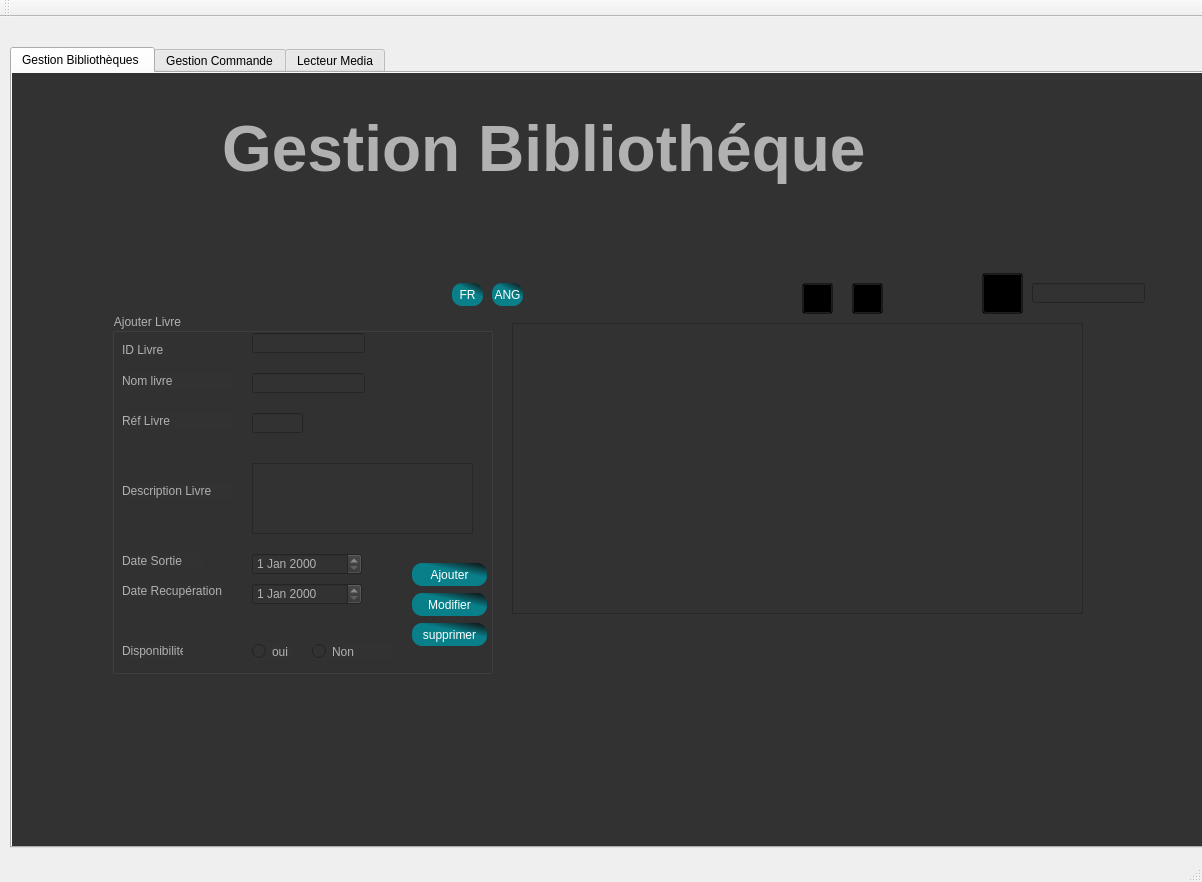
<?xml version="1.0" encoding="UTF-8"?>
<ui version="4.0">
 <class>gestion</class>
 <widget class="QMainWindow" name="gestion">
  <property name="geometry">
   <rect>
    <x>0</x>
    <y>0</y>
    <width>1202</width>
    <height>882</height>
   </rect>
  </property>
  <property name="windowTitle">
   <string>Gestion des Clients</string>
  </property>
  <widget class="QWidget" name="centralWidget">
   <widget class="QTabWidget" name="tabWidget">
    <property name="geometry">
     <rect>
      <x>10</x>
      <y>30</y>
      <width>1231</width>
      <height>801</height>
     </rect>
    </property>
    <property name="font">
     <font>
      <kerning>true</kerning>
     </font>
    </property>
    <property name="accessibleName">
     <string/>
    </property>
    <property name="accessibleDescription">
     <string/>
    </property>
    <property name="styleSheet">
     <string notr="true"/>
    </property>
    <property name="currentIndex">
     <number>0</number>
    </property>
    <widget class="QWidget" name="tab_2">
     <property name="styleSheet">
      <string notr="true">QWidget
{
    color: #b1b1b1;
    background-color: #323232;
}

QWidget:item:hover
{
    background-color: QLinearGradient( x1: 0, y1: 0, x2: 0, y2: 1, stop: 0 #ffa02f, stop: 1 #ca0619);
    color: #000000;
}

QWidget:item:selected
{
    background-color: QLinearGradient( x1: 0, y1: 0, x2: 0, y2: 1, stop: 0 #ffa02f, stop: 1 #d7801a);
}</string>
     </property>
     <attribute name="title">
      <string>Gestion Bibliothèques </string>
     </attribute>
     <widget class="QTableView" name="tableView_bib">
      <property name="geometry">
       <rect>
        <x>500</x>
        <y>250</y>
        <width>571</width>
        <height>291</height>
       </rect>
      </property>
      <property name="styleSheet">
       <string notr="true"/>
      </property>
     </widget>
     <widget class="QPushButton" name="pushButton_rch_livre">
      <property name="geometry">
       <rect>
        <x>970</x>
        <y>200</y>
        <width>41</width>
        <height>41</height>
       </rect>
      </property>
      <property name="styleSheet">
       <string notr="true">*{


background-color: transparent;
border-image: url(C:/Users/khaled/Desktop/projet/projet/image/cherchbtn.png);

}

*:hover
{

background-color: transparent;


}</string>
      </property>
      <property name="text">
       <string/>
      </property>
     </widget>
     <widget class="QLineEdit" name="rch_livre">
      <property name="geometry">
       <rect>
        <x>1020</x>
        <y>210</y>
        <width>113</width>
        <height>20</height>
       </rect>
      </property>
     </widget>
     <widget class="QPushButton" name="pushButton_tri_livre">
      <property name="geometry">
       <rect>
        <x>840</x>
        <y>210</y>
        <width>31</width>
        <height>31</height>
       </rect>
      </property>
      <property name="styleSheet">
       <string notr="true">*{


background-color: transparent;
border-image: url(C:/Users/khaled/Desktop/projet/projet/image/triup.png);

}

*:hover
{

background-color: transparent;


}</string>
      </property>
      <property name="text">
       <string/>
      </property>
     </widget>
     <widget class="QPushButton" name="pushButton">
      <property name="geometry">
       <rect>
        <x>790</x>
        <y>210</y>
        <width>31</width>
        <height>31</height>
       </rect>
      </property>
      <property name="styleSheet">
       <string notr="true">*{


background-color: transparent;
border-image: url(C:/Users/khaled/Desktop/projet/projet/image//print.png);

}

*:hover
{

background-color: transparent;


}</string>
      </property>
      <property name="text">
       <string/>
      </property>
     </widget>
     <widget class="QPushButton" name="pushButton_2">
      <property name="geometry">
       <rect>
        <x>440</x>
        <y>210</y>
        <width>31</width>
        <height>23</height>
       </rect>
      </property>
      <property name="styleSheet">
       <string notr="true">QPushButton
{
  
  border-radius: 10px;

background-color: qlineargradient(spread:pad, x1:0.613065, y1:0.511, x2:0.969, y2:0, stop:0.18593 rgba(2, 136, 148, 226), stop:0.959799 rgba(0, 0, 0, 161));
	
color:rgb(255, 255, 255);

}

QPushButton:hover,QPushButton:hover
{
    border: 4px solid QLinearGradient( x1: 2, y1: 2, x2: 2, y2: 3, stop: 0 #08E8DE , stop: 3 #d7801a);
}
</string>
      </property>
      <property name="text">
       <string>FR</string>
      </property>
     </widget>
     <widget class="QPushButton" name="pushButton_3">
      <property name="geometry">
       <rect>
        <x>480</x>
        <y>210</y>
        <width>31</width>
        <height>23</height>
       </rect>
      </property>
      <property name="styleSheet">
       <string notr="true">QPushButton
{
  
  border-radius: 10px;

background-color: qlineargradient(spread:pad, x1:0.613065, y1:0.511, x2:0.969, y2:0, stop:0.18593 rgba(2, 136, 148, 226), stop:0.959799 rgba(0, 0, 0, 161));
	
color:rgb(255, 255, 255);

}

QPushButton:hover,QPushButton:hover
{
    border: 4px solid QLinearGradient( x1: 2, y1: 2, x2: 2, y2: 3, stop: 0 #08E8DE , stop: 3 #d7801a);
}
</string>
      </property>
      <property name="text">
       <string>ANG</string>
      </property>
     </widget>
     <widget class="QLabel" name="Date_2">
      <property name="geometry">
       <rect>
        <x>884</x>
        <y>628</y>
        <width>201</width>
        <height>41</height>
       </rect>
      </property>
      <property name="text">
       <string/>
      </property>
     </widget>
     <widget class="QLabel" name="digitalclock_2">
      <property name="geometry">
       <rect>
        <x>890</x>
        <y>600</y>
        <width>191</width>
        <height>51</height>
       </rect>
      </property>
      <property name="text">
       <string/>
      </property>
     </widget>
     <widget class="QLabel" name="l1">
      <property name="geometry">
       <rect>
        <x>110</x>
        <y>270</y>
        <width>47</width>
        <height>13</height>
       </rect>
      </property>
      <property name="text">
       <string>ID Livre</string>
      </property>
     </widget>
     <widget class="QLineEdit" name="id_Liv">
      <property name="geometry">
       <rect>
        <x>240</x>
        <y>260</y>
        <width>113</width>
        <height>20</height>
       </rect>
      </property>
     </widget>
     <widget class="QLabel" name="l2">
      <property name="geometry">
       <rect>
        <x>110</x>
        <y>300</y>
        <width>111</width>
        <height>16</height>
       </rect>
      </property>
      <property name="text">
       <string>Nom livre</string>
      </property>
     </widget>
     <widget class="QLineEdit" name="nom_liv">
      <property name="geometry">
       <rect>
        <x>240</x>
        <y>300</y>
        <width>113</width>
        <height>20</height>
       </rect>
      </property>
     </widget>
     <widget class="QLabel" name="l3">
      <property name="geometry">
       <rect>
        <x>110</x>
        <y>340</y>
        <width>111</width>
        <height>16</height>
       </rect>
      </property>
      <property name="text">
       <string>Réf Livre</string>
      </property>
     </widget>
     <widget class="QLineEdit" name="ref_liv">
      <property name="geometry">
       <rect>
        <x>240</x>
        <y>340</y>
        <width>51</width>
        <height>20</height>
       </rect>
      </property>
     </widget>
     <widget class="QLabel" name="l4">
      <property name="geometry">
       <rect>
        <x>110</x>
        <y>410</y>
        <width>111</width>
        <height>16</height>
       </rect>
      </property>
      <property name="text">
       <string>Description Livre</string>
      </property>
     </widget>
     <widget class="QTextEdit" name="desc_liv">
      <property name="geometry">
       <rect>
        <x>240</x>
        <y>390</y>
        <width>221</width>
        <height>71</height>
       </rect>
      </property>
     </widget>
     <widget class="QDateEdit" name="dateR_liv">
      <property name="geometry">
       <rect>
        <x>240</x>
        <y>510</y>
        <width>110</width>
        <height>22</height>
       </rect>
      </property>
     </widget>
     <widget class="QLabel" name="l5">
      <property name="geometry">
       <rect>
        <x>110</x>
        <y>480</y>
        <width>81</width>
        <height>16</height>
       </rect>
      </property>
      <property name="text">
       <string>Date Sortie</string>
      </property>
     </widget>
     <widget class="QLabel" name="l6">
      <property name="geometry">
       <rect>
        <x>110</x>
        <y>510</y>
        <width>101</width>
        <height>16</height>
       </rect>
      </property>
      <property name="text">
       <string>Date Recupération</string>
      </property>
     </widget>
     <widget class="QDateEdit" name="dateS_liv">
      <property name="geometry">
       <rect>
        <x>240</x>
        <y>480</y>
        <width>110</width>
        <height>22</height>
       </rect>
      </property>
     </widget>
     <widget class="QRadioButton" name="non_liv_2">
      <property name="geometry">
       <rect>
        <x>300</x>
        <y>570</y>
        <width>82</width>
        <height>17</height>
       </rect>
      </property>
      <property name="text">
       <string>Non</string>
      </property>
     </widget>
     <widget class="QLabel" name="l7">
      <property name="geometry">
       <rect>
        <x>110</x>
        <y>570</y>
        <width>61</width>
        <height>16</height>
       </rect>
      </property>
      <property name="text">
       <string>Disponibilite</string>
      </property>
     </widget>
     <widget class="QRadioButton" name="oui_liv">
      <property name="geometry">
       <rect>
        <x>240</x>
        <y>570</y>
        <width>41</width>
        <height>17</height>
       </rect>
      </property>
      <property name="text">
       <string>oui</string>
      </property>
     </widget>
     <widget class="QPushButton" name="liv_supprimer">
      <property name="geometry">
       <rect>
        <x>400</x>
        <y>550</y>
        <width>75</width>
        <height>23</height>
       </rect>
      </property>
      <property name="styleSheet">
       <string notr="true">QPushButton
{
  
  border-radius: 10px;

background-color: qlineargradient(spread:pad, x1:0.613065, y1:0.511, x2:0.969, y2:0, stop:0.18593 rgba(2, 136, 148, 226), stop:0.959799 rgba(0, 0, 0, 161));
	
color:rgb(255, 255, 255);

}

QPushButton:hover,QPushButton:hover
{
    border: 4px solid QLinearGradient( x1: 2, y1: 2, x2: 2, y2: 3, stop: 0 #08E8DE , stop: 3 #d7801a);
}
</string>
      </property>
      <property name="text">
       <string>supprimer</string>
      </property>
     </widget>
     <widget class="QPushButton" name="Liv_modifier">
      <property name="geometry">
       <rect>
        <x>400</x>
        <y>520</y>
        <width>75</width>
        <height>23</height>
       </rect>
      </property>
      <property name="styleSheet">
       <string notr="true">QPushButton
{
  
  border-radius: 10px;

background-color: qlineargradient(spread:pad, x1:0.613065, y1:0.511, x2:0.969, y2:0, stop:0.18593 rgba(2, 136, 148, 226), stop:0.959799 rgba(0, 0, 0, 161));
	
color:rgb(255, 255, 255);

}

QPushButton:hover,QPushButton:hover
{
    border: 4px solid QLinearGradient( x1: 2, y1: 2, x2: 2, y2: 3, stop: 0 #08E8DE , stop: 3 #d7801a);
}
</string>
      </property>
      <property name="text">
       <string>Modifier</string>
      </property>
     </widget>
     <widget class="QPushButton" name="Liv_ajouter2">
      <property name="geometry">
       <rect>
        <x>400</x>
        <y>490</y>
        <width>75</width>
        <height>23</height>
       </rect>
      </property>
      <property name="styleSheet">
       <string notr="true">QPushButton
{
  
  border-radius: 10px;

background-color: qlineargradient(spread:pad, x1:0.613065, y1:0.511, x2:0.969, y2:0, stop:0.18593 rgba(2, 136, 148, 226), stop:0.959799 rgba(0, 0, 0, 161));
	
color:rgb(255, 255, 255);

}

QPushButton:hover,QPushButton:hover
{
    border: 4px solid QLinearGradient( x1: 2, y1: 2, x2: 2, y2: 3, stop: 0 #08E8DE , stop: 3 #d7801a);
}
</string>
      </property>
      <property name="text">
       <string>Ajouter</string>
      </property>
     </widget>
     <widget class="QGroupBox" name="groupBox_2">
      <property name="geometry">
       <rect>
        <x>100</x>
        <y>240</y>
        <width>381</width>
        <height>361</height>
       </rect>
      </property>
      <property name="title">
       <string>Ajouter Livre</string>
      </property>
     </widget>
     <widget class="QLabel" name="text">
      <property name="geometry">
       <rect>
        <x>210</x>
        <y>30</y>
        <width>741</width>
        <height>91</height>
       </rect>
      </property>
      <property name="font">
       <font>
        <pointsize>48</pointsize>
        <weight>75</weight>
        <bold>true</bold>
       </font>
      </property>
      <property name="styleSheet">
       <string notr="true"/>
      </property>
      <property name="text">
       <string>Gestion Bibliothéque</string>
      </property>
     </widget>
     <zorder>groupBox_2</zorder>
     <zorder>tableView_bib</zorder>
     <zorder>pushButton_rch_livre</zorder>
     <zorder>rch_livre</zorder>
     <zorder>pushButton_tri_livre</zorder>
     <zorder>pushButton</zorder>
     <zorder>pushButton_2</zorder>
     <zorder>pushButton_3</zorder>
     <zorder>Date_2</zorder>
     <zorder>digitalclock_2</zorder>
     <zorder>l1</zorder>
     <zorder>id_Liv</zorder>
     <zorder>l2</zorder>
     <zorder>nom_liv</zorder>
     <zorder>l3</zorder>
     <zorder>ref_liv</zorder>
     <zorder>l4</zorder>
     <zorder>desc_liv</zorder>
     <zorder>dateR_liv</zorder>
     <zorder>l5</zorder>
     <zorder>l6</zorder>
     <zorder>dateS_liv</zorder>
     <zorder>non_liv_2</zorder>
     <zorder>l7</zorder>
     <zorder>oui_liv</zorder>
     <zorder>liv_supprimer</zorder>
     <zorder>Liv_modifier</zorder>
     <zorder>Liv_ajouter2</zorder>
     <zorder>text</zorder>
    </widget>
    <widget class="QWidget" name="tab">
     <attribute name="title">
      <string>Gestion Commande</string>
     </attribute>
     <widget class="QTableView" name="tableView_2">
      <property name="geometry">
       <rect>
        <x>420</x>
        <y>280</y>
        <width>671</width>
        <height>331</height>
       </rect>
      </property>
      <property name="styleSheet">
       <string notr="true">background-color: rgb(202, 202, 202);

border-color: rgb(15, 15, 15);</string>
      </property>
     </widget>
     <widget class="QGroupBox" name="groupBox">
      <property name="geometry">
       <rect>
        <x>40</x>
        <y>310</y>
        <width>371</width>
        <height>241</height>
       </rect>
      </property>
      <property name="title">
       <string>Ajouter commande</string>
      </property>
      <widget class="QLabel" name="label_2">
       <property name="geometry">
        <rect>
         <x>10</x>
         <y>80</y>
         <width>81</width>
         <height>20</height>
        </rect>
       </property>
       <property name="text">
        <string>ID_commande</string>
       </property>
      </widget>
      <widget class="QLabel" name="label_3">
       <property name="geometry">
        <rect>
         <x>10</x>
         <y>120</y>
         <width>61</width>
         <height>16</height>
        </rect>
       </property>
       <property name="text">
        <string>NB_produit</string>
       </property>
      </widget>
      <widget class="QLabel" name="label_5">
       <property name="geometry">
        <rect>
         <x>10</x>
         <y>160</y>
         <width>51</width>
         <height>20</height>
        </rect>
       </property>
       <property name="text">
        <string>Prix_total</string>
       </property>
      </widget>
      <widget class="QLineEdit" name="le_id">
       <property name="geometry">
        <rect>
         <x>110</x>
         <y>80</y>
         <width>113</width>
         <height>20</height>
        </rect>
       </property>
      </widget>
      <widget class="QLineEdit" name="le_nb">
       <property name="geometry">
        <rect>
         <x>110</x>
         <y>120</y>
         <width>113</width>
         <height>20</height>
        </rect>
       </property>
      </widget>
      <widget class="QLineEdit" name="le_prix">
       <property name="geometry">
        <rect>
         <x>110</x>
         <y>160</y>
         <width>113</width>
         <height>20</height>
        </rect>
       </property>
      </widget>
      <widget class="QPushButton" name="pb_ajouter">
       <property name="geometry">
        <rect>
         <x>280</x>
         <y>90</y>
         <width>75</width>
         <height>23</height>
        </rect>
       </property>
       <property name="styleSheet">
        <string notr="true">QPushButton
{
  
  border-radius: 10px;

background-color: qlineargradient(spread:pad, x1:0.613065, y1:0.511, x2:0.969, y2:0, stop:0.18593 rgba(2, 136, 148, 226), stop:0.959799 rgba(0, 0, 0, 161));
	
color:rgb(255, 255, 255);

}

QPushButton:hover,QPushButton:hover
{
    border: 4px solid QLinearGradient( x1: 2, y1: 2, x2: 2, y2: 3, stop: 0 #08E8DE , stop: 3 #d7801a);
}
</string>
       </property>
       <property name="text">
        <string>Ajouter</string>
       </property>
      </widget>
      <widget class="QLabel" name="label_4">
       <property name="geometry">
        <rect>
         <x>10</x>
         <y>200</y>
         <width>91</width>
         <height>20</height>
        </rect>
       </property>
       <property name="text">
        <string>Date_commande</string>
       </property>
      </widget>
      <widget class="QPushButton" name="pushButton_sup">
       <property name="geometry">
        <rect>
         <x>280</x>
         <y>170</y>
         <width>75</width>
         <height>23</height>
        </rect>
       </property>
       <property name="styleSheet">
        <string notr="true">QPushButton
{
  
  border-radius: 10px;

background-color: qlineargradient(spread:pad, x1:0.613065, y1:0.511, x2:0.969, y2:0, stop:0.18593 rgba(2, 136, 148, 226), stop:0.959799 rgba(0, 0, 0, 161));
	
color:rgb(255, 255, 255);

}

QPushButton:hover,QPushButton:hover
{
    border: 4px solid QLinearGradient( x1: 2, y1: 2, x2: 2, y2: 3, stop: 0 #08E8DE , stop: 3 #d7801a);
}
</string>
       </property>
       <property name="text">
        <string>Supprimer</string>
       </property>
      </widget>
      <widget class="QPushButton" name="pushButton_mod">
       <property name="geometry">
        <rect>
         <x>280</x>
         <y>130</y>
         <width>75</width>
         <height>23</height>
        </rect>
       </property>
       <property name="styleSheet">
        <string notr="true">QPushButton
{
  
  border-radius: 10px;

background-color: qlineargradient(spread:pad, x1:0.613065, y1:0.511, x2:0.969, y2:0, stop:0.18593 rgba(2, 136, 148, 226), stop:0.959799 rgba(0, 0, 0, 161));
	
color:rgb(255, 255, 255);

}

QPushButton:hover,QPushButton:hover
{
    border: 4px solid QLinearGradient( x1: 2, y1: 2, x2: 2, y2: 3, stop: 0 #08E8DE , stop: 3 #d7801a);
}
</string>
       </property>
       <property name="text">
        <string>Modefier</string>
       </property>
      </widget>
      <widget class="QDateEdit" name="dateEdit">
       <property name="geometry">
        <rect>
         <x>110</x>
         <y>200</y>
         <width>110</width>
         <height>22</height>
        </rect>
       </property>
      </widget>
     </widget>
     <widget class="QPushButton" name="pushButton_rch">
      <property name="geometry">
       <rect>
        <x>620</x>
        <y>230</y>
        <width>41</width>
        <height>41</height>
       </rect>
      </property>
      <property name="styleSheet">
       <string notr="true">*{


background-color: transparent;
border-image: url(C:/Users/khaled/Desktop/projet/projet/image/cherchbtn.png);

}

*:hover
{

background-color: transparent;


}</string>
      </property>
      <property name="text">
       <string/>
      </property>
     </widget>
     <widget class="QLineEdit" name="rch_2">
      <property name="geometry">
       <rect>
        <x>680</x>
        <y>240</y>
        <width>113</width>
        <height>20</height>
       </rect>
      </property>
     </widget>
     <widget class="QPushButton" name="tri_commande">
      <property name="geometry">
       <rect>
        <x>450</x>
        <y>232</y>
        <width>31</width>
        <height>31</height>
       </rect>
      </property>
      <property name="styleSheet">
       <string notr="true">*{


background-color: transparent;
border-image: url(C:/Users/khaled/Desktop/projet/projet/image/triup.png);

}

*:hover
{

background-color: transparent;


}</string>
      </property>
      <property name="text">
       <string/>
      </property>
     </widget>
     <widget class="QPushButton" name="Historique">
      <property name="geometry">
       <rect>
        <x>330</x>
        <y>240</y>
        <width>75</width>
        <height>23</height>
       </rect>
      </property>
      <property name="styleSheet">
       <string notr="true">QPushButton
{
  
  border-radius: 10px;

background-color: qlineargradient(spread:pad, x1:0.613065, y1:0.511, x2:0.969, y2:0, stop:0.18593 rgba(2, 136, 148, 226), stop:0.959799 rgba(0, 0, 0, 161));
	
color:rgb(255, 255, 255);

}

QPushButton:hover,QPushButton:hover
{
    border: 4px solid QLinearGradient( x1: 2, y1: 2, x2: 2, y2: 3, stop: 0 #08E8DE , stop: 3 #d7801a);
}
</string>
      </property>
      <property name="text">
       <string>historique</string>
      </property>
     </widget>
     <widget class="QFrame" name="frame">
      <property name="geometry">
       <rect>
        <x>10</x>
        <y>10</y>
        <width>120</width>
        <height>80</height>
       </rect>
      </property>
      <property name="autoFillBackground">
       <bool>false</bool>
      </property>
      <property name="styleSheet">
       <string notr="true">*{


background-color: transparent;
border-image: url(C:/Users/khaled/Desktop/logo.png);

}</string>
      </property>
      <property name="frameShape">
       <enum>QFrame::NoFrame</enum>
      </property>
      <property name="frameShadow">
       <enum>QFrame::Raised</enum>
      </property>
     </widget>
     <widget class="QGroupBox" name="groupBox_3">
      <property name="geometry">
       <rect>
        <x>140</x>
        <y>620</y>
        <width>201</width>
        <height>91</height>
       </rect>
      </property>
      <property name="title">
       <string>Tri</string>
      </property>
      <widget class="QComboBox" name="comboBox">
       <property name="geometry">
        <rect>
         <x>30</x>
         <y>40</y>
         <width>141</width>
         <height>22</height>
        </rect>
       </property>
       <item>
        <property name="text">
         <string>TRIER PAR </string>
        </property>
       </item>
      </widget>
      <widget class="QPushButton" name="pushButton_4">
       <property name="geometry">
        <rect>
         <x>120</x>
         <y>0</y>
         <width>75</width>
         <height>23</height>
        </rect>
       </property>
       <property name="styleSheet">
        <string notr="true">QPushButton
{
  
  border-radius: 10px;

background-color: qlineargradient(spread:pad, x1:0.613065, y1:0.511, x2:0.969, y2:0, stop:0.18593 rgba(2, 136, 148, 226), stop:0.959799 rgba(0, 0, 0, 161));
	
color:rgb(255, 255, 255);

}

QPushButton:hover,QPushButton:hover
{
    border: 4px solid QLinearGradient( x1: 2, y1: 2, x2: 2, y2: 3, stop: 0 #08E8DE , stop: 3 #d7801a);
}
</string>
       </property>
       <property name="text">
        <string>OK</string>
       </property>
      </widget>
     </widget>
     <widget class="QLabel" name="text_2">
      <property name="geometry">
       <rect>
        <x>290</x>
        <y>140</y>
        <width>871</width>
        <height>71</height>
       </rect>
      </property>
      <property name="font">
       <font>
        <pointsize>36</pointsize>
        <weight>75</weight>
        <bold>true</bold>
        <kerning>true</kerning>
       </font>
      </property>
      <property name="text">
       <string>Gestion des Commandes</string>
      </property>
     </widget>
     <widget class="QLabel" name="label">
      <property name="geometry">
       <rect>
        <x>10</x>
        <y>-5</y>
        <width>1381</width>
        <height>801</height>
       </rect>
      </property>
      <property name="text">
       <string/>
      </property>
     </widget>
     <zorder>label</zorder>
     <zorder>tableView_2</zorder>
     <zorder>groupBox</zorder>
     <zorder>pushButton_rch</zorder>
     <zorder>rch_2</zorder>
     <zorder>tri_commande</zorder>
     <zorder>Historique</zorder>
     <zorder>frame</zorder>
     <zorder>groupBox_3</zorder>
     <zorder>text_2</zorder>
    </widget>
    <widget class="QWidget" name="tab_3">
     <attribute name="title">
      <string>Lecteur Media</string>
     </attribute>
     <widget class="QGroupBox" name="groupBox_4">
      <property name="geometry">
       <rect>
        <x>30</x>
        <y>14</y>
        <width>541</width>
        <height>490</height>
       </rect>
      </property>
      <property name="minimumSize">
       <size>
        <width>0</width>
        <height>0</height>
       </size>
      </property>
      <property name="title">
       <string/>
      </property>
     </widget>
     <widget class="QGroupBox" name="groupBox_5">
      <property name="geometry">
       <rect>
        <x>30</x>
        <y>510</y>
        <width>700</width>
        <height>80</height>
       </rect>
      </property>
      <property name="maximumSize">
       <size>
        <width>16777215</width>
        <height>80</height>
       </size>
      </property>
      <property name="title">
       <string/>
      </property>
      <layout class="QGridLayout" name="gridLayout">
       <item row="0" column="0">
        <widget class="QLabel" name="volume">
         <property name="maximumSize">
          <size>
           <width>60</width>
           <height>16777215</height>
          </size>
         </property>
         <property name="text">
          <string>Volume:</string>
         </property>
        </widget>
       </item>
       <item row="0" column="4">
        <widget class="QComboBox" name="comboBox_2">
         <item>
          <property name="text">
           <string>1x</string>
          </property>
         </item>
         <item>
          <property name="text">
           <string>0.5x</string>
          </property>
         </item>
         <item>
          <property name="text">
           <string>2x</string>
          </property>
         </item>
        </widget>
       </item>
       <item row="0" column="6">
        <widget class="QPushButton" name="directory">
         <property name="text">
          <string>Dir</string>
         </property>
         <property name="icon">
          <iconset>
           <normaloff>:/new/prefix1/Icons/015-folder.png</normaloff>:/new/prefix1/Icons/015-folder.png</iconset>
         </property>
        </widget>
       </item>
       <item row="0" column="5">
        <widget class="QPushButton" name="play">
         <property name="text">
          <string>Play</string>
         </property>
         <property name="icon">
          <iconset>
           <normaloff>:/new/prefix1/Icons/022-video.png</normaloff>:/new/prefix1/Icons/022-video.png</iconset>
         </property>
        </widget>
       </item>
       <item row="0" column="7">
        <widget class="QLabel" name="endTime">
         <property name="text">
          <string>00:00:00</string>
         </property>
        </widget>
       </item>
       <item row="1" column="0" colspan="8">
        <widget class="QSlider" name="horizontalSlider">
         <property name="autoFillBackground">
          <bool>false</bool>
         </property>
         <property name="inputMethodHints">
          <set>Qt::ImhNone</set>
         </property>
         <property name="orientation">
          <enum>Qt::Horizontal</enum>
         </property>
         <property name="invertedAppearance">
          <bool>false</bool>
         </property>
         <property name="invertedControls">
          <bool>false</bool>
         </property>
         <property name="tickPosition">
          <enum>QSlider::NoTicks</enum>
         </property>
        </widget>
       </item>
       <item row="0" column="1">
        <widget class="QSlider" name="horizontalSlider_2">
         <property name="maximumSize">
          <size>
           <width>35645</width>
           <height>16777215</height>
          </size>
         </property>
         <property name="orientation">
          <enum>Qt::Horizontal</enum>
         </property>
        </widget>
       </item>
      </layout>
     </widget>
    </widget>
   </widget>
  </widget>
  <widget class="QMenuBar" name="menuBar">
   <property name="geometry">
    <rect>
     <x>0</x>
     <y>0</y>
     <width>1202</width>
     <height>21</height>
    </rect>
   </property>
  </widget>
  <widget class="QToolBar" name="mainToolBar">
   <attribute name="toolBarArea">
    <enum>TopToolBarArea</enum>
   </attribute>
   <attribute name="toolBarBreak">
    <bool>false</bool>
   </attribute>
  </widget>
  <widget class="QStatusBar" name="statusBar"/>
 </widget>
 <layoutdefault spacing="6" margin="11"/>
 <resources/>
 <connections/>
</ui>
